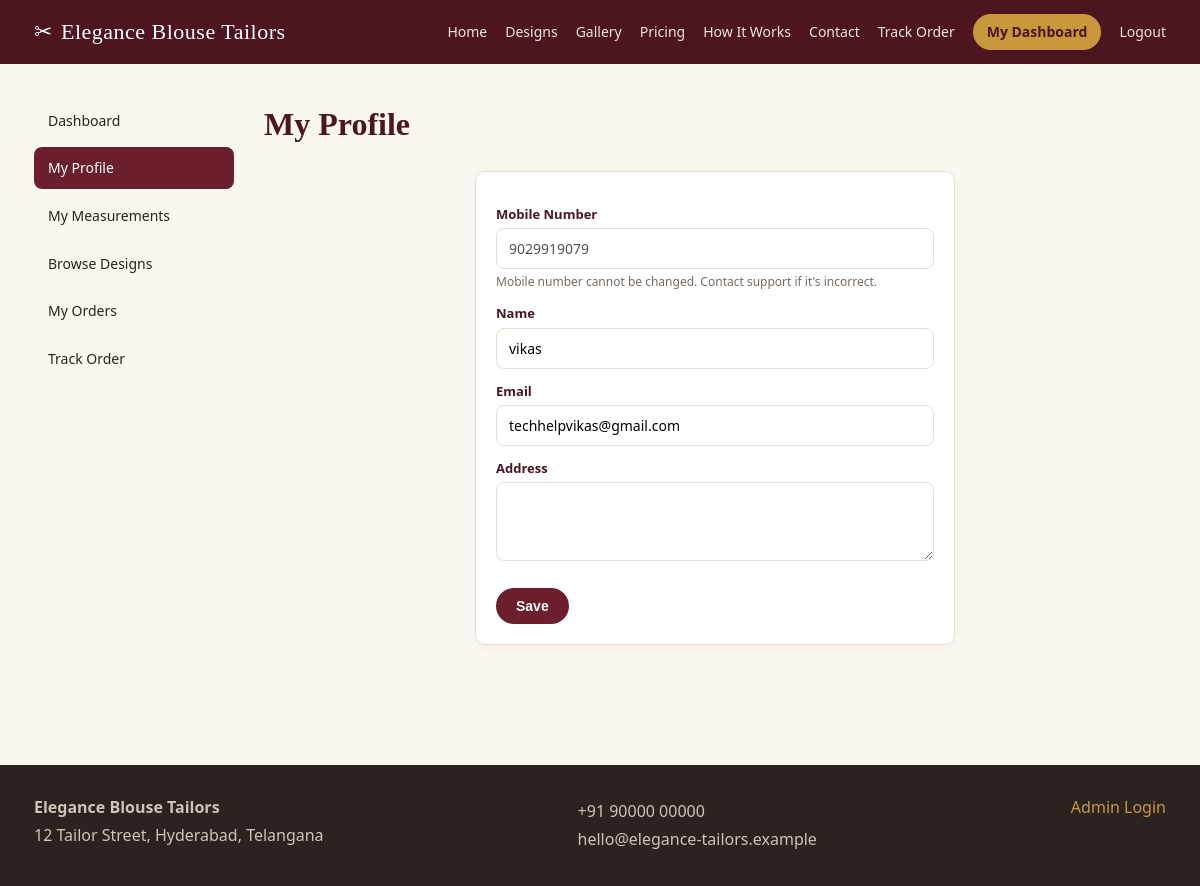
The app's page /customer/profile (signed in) with its own data.
### tables this page shows
CREATE TABLE website_settings (
    setting_key     TEXT PRIMARY KEY,
    setting_value   TEXT
);

CREATE TABLE customers (
    id              INTEGER PRIMARY KEY AUTOINCREMENT,
    mobile          TEXT NOT NULL UNIQUE,
    password_hash   TEXT NOT NULL,
    name            TEXT,
    email           TEXT,
    address         TEXT,
    is_active       INTEGER NOT NULL DEFAULT 1,
    created_at      TEXT NOT NULL DEFAULT (datetime('now'))
);

### app/customer.py (the view, shortened to what this page needs)
@bp.route("/profile", methods=["GET", "POST"])
@customer_login_required
def profile():
    customer = current_customer()
    return render_template("customer/profile.html", customer=customer)

### app/db.py (called while the page is built)
def _connect_sqlite():
    path = current_app.config["SQLITE_PATH"]
    Path(path).parent.mkdir(parents=True, exist_ok=True)
    conn = sqlite3.connect(path)
    conn.row_factory = sqlite3.Row
    conn.execute("PRAGMA foreign_keys = ON")
    return conn

def get_db():
    if "db" not in g:
        engine = current_app.config["DB_ENGINE"]
        g.db = _connect_sqlite() if engine == "sqlite" else _connect_mssql()
        g.db_engine = engine
    return g.db

def _rows_to_dicts(cur, rows):
    columns = [col[0] for col in cur.description]
    return [dict(zip(columns, row)) for row in rows]

def query(sql, params=(), one=False):
    conn = get_db()
    cur = conn.cursor()
    cur.execute(sql, params)
    raw_rows = cur.fetchall()
    rows = _rows_to_dicts(cur, raw_rows)
    cur.close()
    if one:
        return rows[0] if rows else None
    return rows

### app/utils.py (called while the page is built)
def customer_login_required(view):
    @wraps(view)
    def wrapped(*args, **kwargs):
        if not session.get("customer_id"):
            flash("Please login to continue.", "warning")
            return redirect(url_for("auth.customer_login", next=request.path))
        return view(*args, **kwargs)
    return wrapped

def current_customer():
    cid = session.get("customer_id")
    if not cid:
        return None
    return db.query("SELECT * FROM customers WHERE id = ?", (cid,), one=True)

### templates/customer/profile.html
{% extends "customer/base.html" %}
{% block account_content %}
<h1>My Profile</h1>
<form method="post" class="card form-card">
  <label>Mobile Number</label>
  <input type="text" value="{{ customer.mobile }}" disabled>
  <p class="help-text">Mobile number cannot be changed. Contact support if it's incorrect.</p>
  <label>Name</label>
  <input type="text" name="name" value="{{ customer.name or '' }}">
  <label>Email</label>
  <input type="email" name="email" value="{{ customer.email or '' }}">
  <label>Address</label>
  <textarea name="address" rows="3">{{ customer.address or '' }}</textarea>
  <div class="form-actions"><button class="btn" type="submit">Save</button></div>
</form>
{% endblock %}

### templates/base.html (shortened to what this page needs)
<!DOCTYPE html>
<html lang="en">
<head>
<link rel="stylesheet" href="{{ url_for('static', filename='css/style.css') }}">
</head>
<body class="{% block body_class %}{% endblock %}">
<header class="site-header">
  <div class="container header-inner">
    <a class="brand" href="{{ url_for('public.home') }}" style="display:flex;align-items:center;gap:8px;">
      {% if site.logo_path %}
        <img src="{{ url_for('media', filename=site.logo_path) }}" alt="{{ site.brand_name or 'Logo' }}"
             style="height:100px;width:auto;display:block;">
      {% else %}
        <span>✂</span>
      {% endif %}
      {{ site.brand_name or 'Tailoring Studio' }}
    </a>
    <nav class="main-nav" id="mainNav">
      <a href="{{ url_for('public.home') }}">Home</a>
      <a href="{{ url_for('public.designs') }}">Designs</a>
      <a href="{{ url_for('public.gallery') }}">Gallery</a>
      <a href="{{ url_for('public.pricing') }}">Pricing</a>
      <a href="{{ url_for('public.how_it_works') }}">How It Works</a>
      <a href="{{ url_for('public.contact') }}">Contact</a>
      <a href="{{ url_for('public.track_order') }}">Track Order</a>
      {% if session.get('customer_id') %}
        <a href="{{ url_for('customer.dashboard') }}" class="nav-cta">My Dashboard</a>
        <a href="{{ url_for('auth.customer_logout') }}">Logout</a>
      {% else %}
        <a href="{{ url_for('auth.customer_login') }}">Login</a>
        <a href="{{ url_for('auth.customer_register') }}" class="nav-cta">Sign Up</a>
      {% endif %}
    </nav>
  </div>
</header>
<main class="container page-content">
  {% block content %}{% endblock %}
</main>
<footer class="site-footer">
  <div class="container footer-inner">
    <div>
      <strong>{{ site.brand_name or 'Tailoring Studio' }}</strong>
      <p>{{ site.address or '' }}</p>
    </div>
    <div>
      <p>{{ site.contact_number or '' }}</p>
      <p>{{ site.contact_email or '' }}</p>
    </div>
    <div>
      <a href="{{ url_for('auth.admin_login') }}">Admin Login</a>
    </div>
  </div>
</footer>
</body>
</html>

### static/css/style.css (style rules this page uses)
:root { --maroon: #6b1e2b; --maroon-dark: #4c1520; --gold: #c8983b; --cream: #faf6f0; --ink: #2b2320; --muted: #766a63; --border: #e7ddd0; --success: #2e7d4f; --danger: #b33a3a; --warning: #a8711f; --info: #2f6a8f; --radius: 10px; }
* { box-sizing: border-box; }
body { margin: 0; font-family: "Segoe UI", "Helvetica Neue", Arial, sans-serif; color: var(--ink); background: var(--cream); line-height: 1.55; }
.container { max-width: 1180px; margin: 0 auto; padding: 0 24px; }
a { color: var(--maroon); text-decoration: none; }
h1, h2, h3, h4 { font-family: Georgia, "Times New Roman", serif; color: var(--maroon-dark); margin-top: 0; }
p { color: var(--ink); }
.site-header { background: var(--maroon-dark); color: #fff; position: sticky; top: 0; z-index: 50; }
.header-inner { display: flex; align-items: center; justify-content: space-between; padding: 14px 24px; }
.brand { color: #fff; font-family: Georgia, serif; font-size: 22px; letter-spacing: .5px; }
.main-nav { display: flex; align-items: center; gap: 18px; flex-wrap: wrap; }
.main-nav a { color: #f1e6d8; font-size: 14px; }
.nav-cta { background: var(--gold); color: var(--maroon-dark) !important; padding: 7px 14px; border-radius: 20px; font-weight: 600; }
.site-footer { background: var(--ink); color: #cfc4b8; margin-top: 60px; padding: 30px 0; }
.footer-inner { display: flex; justify-content: space-between; flex-wrap: wrap; gap: 20px; }
.footer-inner a { color: var(--gold); }
.footer-inner p { margin: 4px 0; color: #cfc4b8; }
.page-content { padding: 36px 24px 60px; min-height: 60vh; }
.card { background: #fff; border: 1px solid var(--border); border-radius: var(--radius); padding: 20px; box-shadow: 0 2px 10px rgba(75,40,20,0.04); }
.btn { display: inline-block; padding: 10px 20px; border-radius: 24px; border: none; background: var(--maroon); color: #fff; cursor: pointer; font-size: 14px; font-weight: 600; }
label { display: block; font-size: 13px; font-weight: 600; margin: 12px 0 4px; color: var(--maroon-dark); }
input, select, textarea { width: 100%; padding: 10px 12px; border: 1px solid var(--border); border-radius: 8px; font-size: 14px; font-family: inherit; background: #fff; }
textarea { resize: vertical; }
.form-card { max-width: 480px; margin: 0 auto; }
.form-actions { margin-top: 20px; }
.help-text { color: var(--muted); font-size: 12px; margin-top: 4px; }

### records on screen
website_settings: setting_value "Elegance Blouse Tailors"
customers: mobile "9029919079", name "vikas", email "techhelpvikas@gmail.com"
website_settings: setting_value "12 Tailor Street, Hyderabad, Telangana"
website_settings: setting_value "+91 90000 00000"
website_settings: setting_value "hello@elegance-tailors.example"
